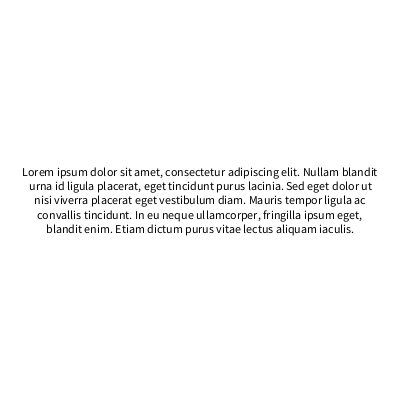
Frame 1 (no input)
Frame 60 (the mouse pressed at the canvas centre just before this capture): identical to frame 1, image omitted
Frame 120 (the mouse held since frame 60 and released just before this capture): identical to frame 1, image omitted

The Processing sketch that drew this single still picture (run headless with seeded random() and noise(); from frame 60 on, the mouse is pressed at the canvas centre):

// Processing sketch: clase19a_textos_sin_arreglos
// ── clase19a_textos_sin_arreglos.pde

// arreglos de textos (dialogos, explicaciones, etc)

String miTexto;

void setup(){
  size( 400, 400 );
  textAlign( CENTER, CENTER );
  
  miTexto = "Lorem ipsum dolor sit amet, consectetur adipiscing elit. Nullam blandit urna id ligula placerat, eget tincidunt purus lacinia. Sed eget dolor ut nisi viverra placerat eget vestibulum diam. Mauris tempor ligula ac convallis tincidunt. In eu neque ullamcorper, fringilla ipsum eget, blandit enim. Etiam dictum purus vitae lectus aliquam iaculis.";

}

void draw(){
  background( 255 );
  
  fill( 0 );
  text( miTexto, width/20, 0, width-width/10, height );
  
}
